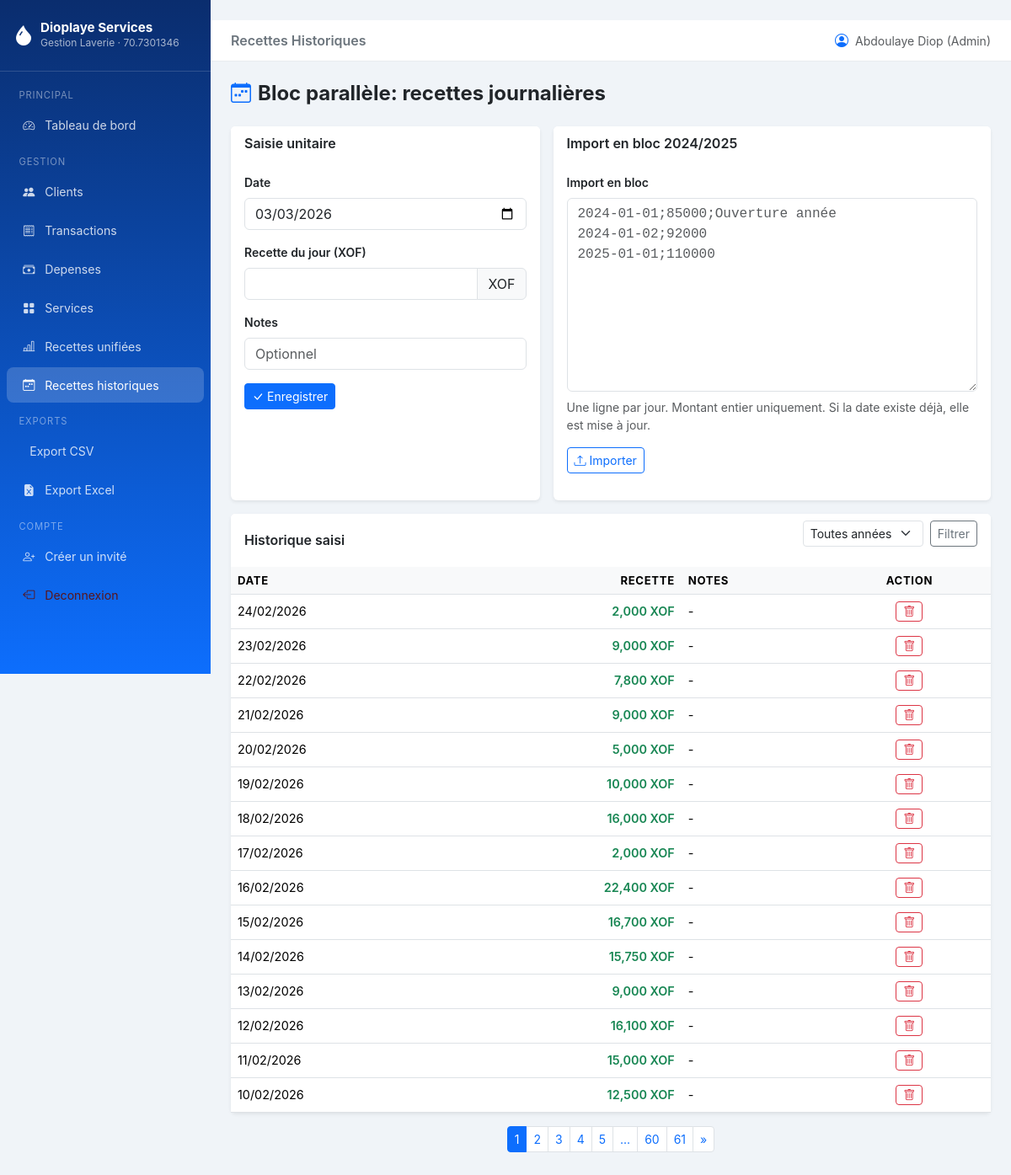
/recettes-historiques/ (signed in), run on an earlier commit of the app's database.
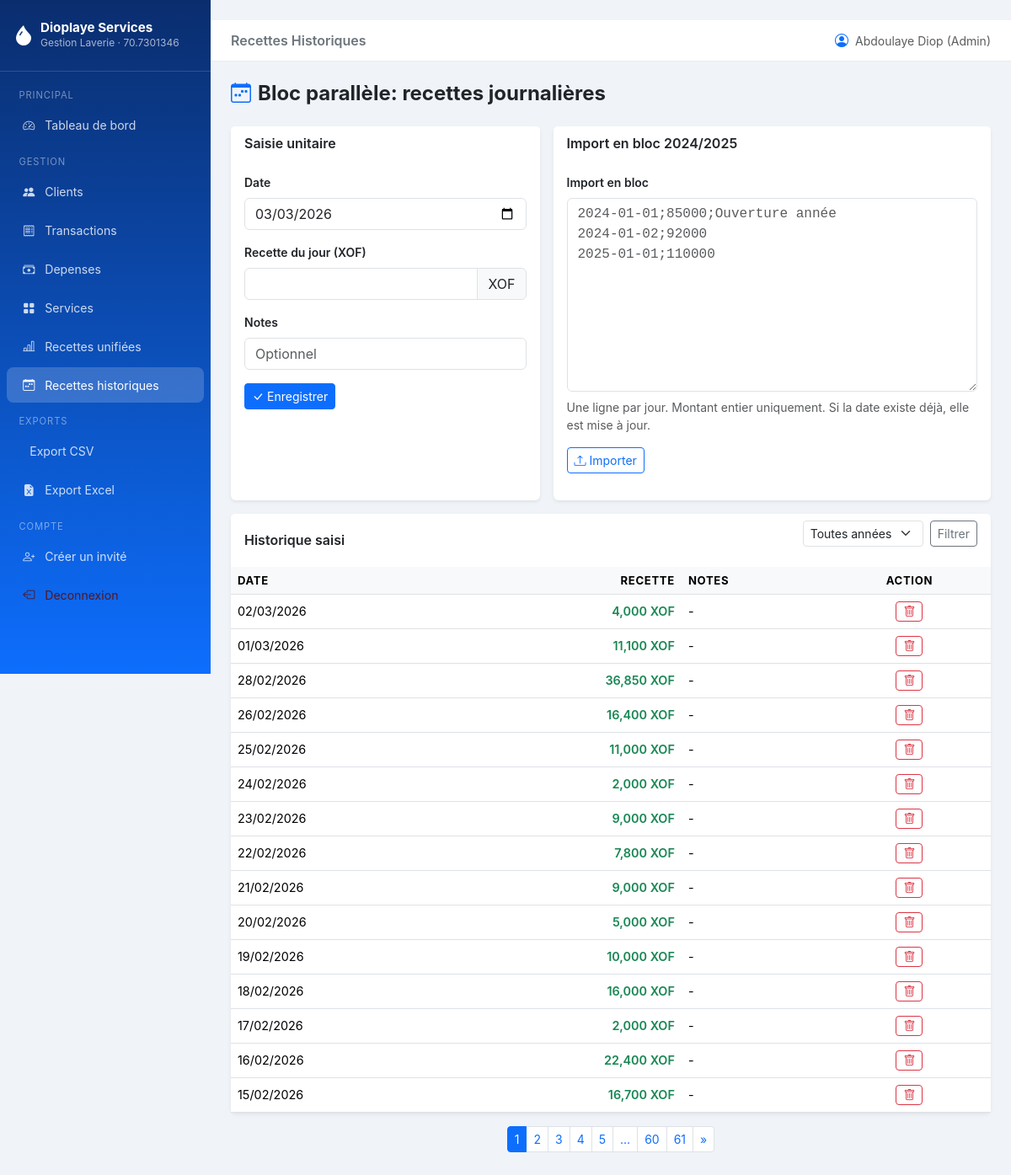
And on a later commit of the database.
### models.py (models this page shows, shortened)
class RecetteJournaliereHistorique(db.Model):
    __tablename__ = "recettes_journalieres_historiques"
    id = db.Column(db.Integer, primary_key=True)
    date_recette = db.Column(db.Date, nullable=False, unique=True, index=True)
    montant = db.Column(db.Integer, nullable=False, default=0)
    notes = db.Column(db.String(300), nullable=True)
    created_at = db.Column(db.DateTime, default=datetime.utcnow)

### routes/recettes_historiques.py (the view)
@recettes_historiques_bp.route("/")
@login_required
@require_admin
def index():
    form = RecetteHistoriqueForm()
    import_form = ImportRecettesForm()
    page = request.args.get("page", 1, type=int)
    annee = request.args.get("annee", type=int)
    query = RecetteJournaliereHistorique.query
    if annee:
        query = query.filter(extract("year", RecetteJournaliereHistorique.date_recette) == annee)
    pagination = query.order_by(RecetteJournaliereHistorique.date_recette.desc()).paginate(
        page=page, per_page=Config.ITEMS_PER_PAGE, error_out=False
    )
    annees = [
        int(value)
        for (value,) in db.session.query(
            extract("year", RecetteJournaliereHistorique.date_recette)
        ).distinct().order_by(extract("year", RecetteJournaliereHistorique.date_recette).desc()).all()
        if value is not None
    ]
    return render_template(
        "recettes_historiques/index.html",
        form=form,
        import_form=import_form,
        recettes=pagination.items,
        pagination=pagination,
        annee=annee,
        annees=annees,
    )

### routes/recettes_historiques.py
class RecetteHistoriqueForm(FlaskForm):
    date_recette = DateField("Date", default=date.today, validators=[DataRequired()])
    montant = IntegerField(
        "Recette du jour (XOF)",
        validators=[DataRequired(), NumberRange(min=0)],
        filters=[_normalize_integer],
    )
    notes = StringField("Notes", validators=[Optional(), Length(max=300)])
    submit = SubmitField("Enregistrer / Mettre à jour")

class ImportRecettesForm(FlaskForm):
    lignes = TextAreaField(
        "Import en bloc",
        validators=[DataRequired()],
        description="Format: YYYY-MM-DD;montant;notes (notes optionnelles).",
    )
    submit = SubmitField("Importer")

### models.py (called while the page is built)
    @property
    def is_admin(self) -> bool:
        return (self.role or "").lower() == "admin"

### routes/__init__.py (called while the page is built)
def require_admin(view_func):
    @wraps(view_func)
    def wrapped(*args, **kwargs):
        if not getattr(current_user, "is_admin", False):
            flash("Action réservée à l'administrateur général.", "danger")
            return redirect(url_for("dashboard.index"))
        return view_func(*args, **kwargs)
    return wrapped

### templates/recettes_historiques/index.html (shortened to what the changed rows need)
{% extends "base.html" %}
{% block content %}
<div class="card border-0 shadow-sm">
  <div class="card-body p-0">
    <div class="table-responsive">
      <table class="table table-hover mb-0">
        <thead>
          <tr>
            <th>Date</th>
            <th class="text-end">Recette</th>
            <th>Notes</th>
            <th class="text-center">Action</th>
          </tr>
        </thead>
        <tbody>
          {% for r in recettes %}
          <tr>
            <td>{{ r.date_recette.strftime("%d/%m/%Y") }}</td>
            <td class="text-end fw-semibold text-success">{{ "{:,.0f}".format(r.montant) }} XOF</td>
            <td>{{ r.notes or "-" }}</td>
            <td class="text-center">
              <form method="POST" action="{{ url_for('recettes_historiques.delete', entry_id=r.id) }}" class="d-inline">
                <button type="submit" class="btn btn-outline-danger btn-sm"
                        onclick="return confirm('Supprimer cette recette historique ?');">
                  <i class="bi bi-trash"></i>
                </button>
              </form>
            </td>
          </tr>
          {% else %}
          <tr>
            <td colspan="4" class="text-center text-muted py-4">Aucune recette historique saisie.</td>
          </tr>
          {% endfor %}
        </tbody>
      </table>
    </div>
  </div>
</div>
{% if pagination.pages > 1 %}
<nav class="mt-3">
  <ul class="pagination pagination-sm justify-content-center">
    {% for p in pagination.iter_pages() %}
    <li class="page-item {% if p == pagination.page %}active{% endif %}">
      {% if p %}
      <a class="page-link" href="{{ url_for('recettes_historiques.index', page=p, annee=annee) }}">{{ p }}</a>
      {% else %}
      <span class="page-link">...</span>
      {% endif %}
    </li>
    {% endfor %}
  </ul>
</nav>
{% endif %}
{% endblock %}

What changed in the data, as far as the page shows it:
no longer on this page (row unchanged): RecetteJournaliereHistorique: date_recette "14/02/2026", montant "15,750", notes "-"
no longer on this page (row unchanged): RecetteJournaliereHistorique: date_recette "13/02/2026", montant "9,000", notes "-"
no longer on this page (row unchanged): RecetteJournaliereHistorique: date_recette "12/02/2026", montant "16,100", notes "-"
no longer on this page (row unchanged): RecetteJournaliereHistorique: date_recette "11/02/2026", montant "15,000", notes "-"
no longer on this page (row unchanged): RecetteJournaliereHistorique: date_recette "10/02/2026", montant "12,500", notes "-"
added RecetteJournaliereHistorique: date_recette "02/03/2026", montant "4,000", notes "-"
added RecetteJournaliereHistorique: date_recette "01/03/2026", montant "11,100", notes "-"
added RecetteJournaliereHistorique: date_recette "28/02/2026", montant "36,850", notes "-"
added RecetteJournaliereHistorique: date_recette "26/02/2026", montant "16,400", notes "-"
added RecetteJournaliereHistorique: date_recette "25/02/2026", montant "11,000", notes "-"
